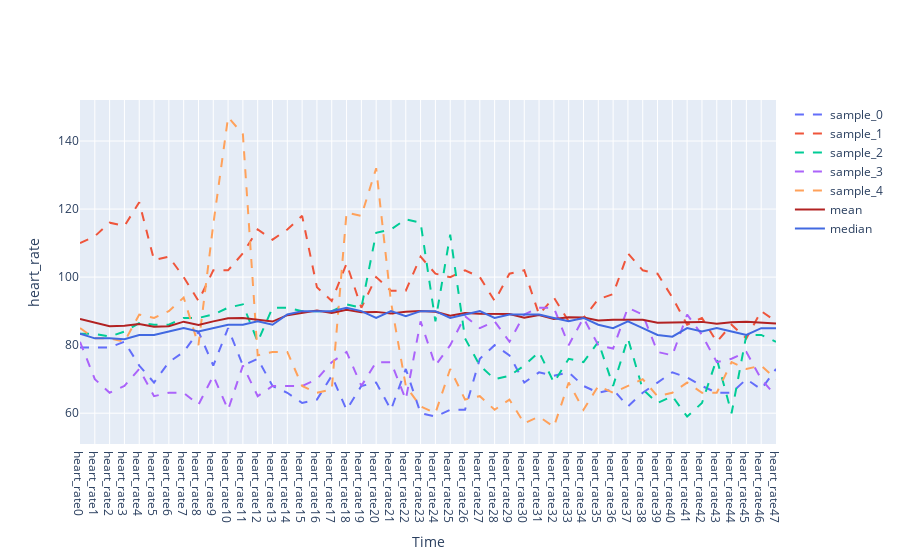

This figure's notebook cell:
### Code cell
sample_plot(df_umap_2, df_umap_2_describe, 5, 'heart_rate', 'heart_rate')

### Figure 1 — Plotly figure (JSON) as saved in the notebook; plotly's stock layout.template omitted (floating-point values rounded to 4 significant figures)
{"data": [{"line": {"dash": "dash", "width": 2}, "name": "sample_0", "type": "scatter", "x": ["heart_rate0", "heart_rate1", "heart_rate2", "heart_rate3", "heart_rate4", "heart_rate5", "heart_rate6", "heart_rate7", "heart_rate8", "heart_rate9", "heart_rate10", "heart_rate11", "heart_rate12", "heart_rate13", "heart_rate14", "heart_rate15", "heart_rate16", "heart_rate17", "heart_rate18", "heart_rate19", "heart_rate20", "heart_rate21", "heart_rate22", "heart_rate23", "heart_rate24", "heart_rate25", "heart_rate26", "heart_rate27", "heart_rate28", "heart_rate29", "heart_rate30", "heart_rate31", "heart_rate32", "heart_rate33", "heart_rate34", "heart_rate35", "heart_rate36", "heart_rate37", "heart_rate38", "heart_rate39", "heart_rate40", "heart_rate41", "heart_rate42", "heart_rate43", "heart_rate44", "heart_rate45", "heart_rate46", "heart_rate47"], "y": [79.33, 79.33, 79.33, 81, 74, 69, 75, 78, 84, 74, 85, 74, 76, 68, 66, 63, 64, 71, 61, 68, 69, 61, 73, 60, 59, 61, 61, 76, 80, 77, 69, 72, 71, 72, 68, 66, 67, 62, 66, 69, 72, 70.5, 68, 66, 66, 70, 67, 73]}, {"line": {"dash": "dash", "width": 2}, "name": "sample_1", "type": "scatter", "x": ["heart_rate0", "heart_rate1", "heart_rate2", "heart_rate3", "heart_rate4", "heart_rate5", "heart_rate6", "heart_rate7", "heart_rate8", "heart_rate9", "heart_rate10", "heart_rate11", "heart_rate12", "heart_rate13", "heart_rate14", "heart_rate15", "heart_rate16", "heart_rate17", "heart_rate18", "heart_rate19", "heart_rate20", "heart_rate21", "heart_rate22", "heart_rate23", "heart_rate24", "heart_rate25", "heart_rate26", "heart_rate27", "heart_rate28", "heart_rate29", "heart_rate30", "heart_rate31", "heart_rate32", "heart_rate33", "heart_rate34", "heart_rate35", "heart_rate36", "heart_rate37", "heart_rate38", "heart_rate39", "heart_rate40", "heart_rate41", "heart_rate42", "heart_rate43", "heart_rate44", "heart_rate45", "heart_rate46", "heart_rate47"], "y": [110, 112, 116, 115, 122, 105, 106, 100, 93, 102, 102, 107, 114, 111, 114, 118, 97, 93, 104, 91, 100, 96, 96, 106, 101, 100, 102, 100, 93, 101, 102, 89, 94, 87, 88, 93.5, 95, 107, 102, 101, 94, 86, 88, 81, 86, 82, 90, 87]}, {"line": {"dash": "dash", "width": 2}, "name": "sample_2", "type": "scatter", "x": ["heart_rate0", "heart_rate1", "heart_rate2", "heart_rate3", "heart_rate4", "heart_rate5", "heart_rate6", "heart_rate7", "heart_rate8", "heart_rate9", "heart_rate10", "heart_rate11", "heart_rate12", "heart_rate13", "heart_rate14", "heart_rate15", "heart_rate16", "heart_rate17", "heart_rate18", "heart_rate19", "heart_rate20", "heart_rate21", "heart_rate22", "heart_rate23", "heart_rate24", "heart_rate25", "heart_rate26", "heart_rate27", "heart_rate28", "heart_rate29", "heart_rate30", "heart_rate31", "heart_rate32", "heart_rate33", "heart_rate34", "heart_rate35", "heart_rate36", "heart_rate37", "heart_rate38", "heart_rate39", "heart_rate40", "heart_rate41", "heart_rate42", "heart_rate43", "heart_rate44", "heart_rate45", "heart_rate46", "heart_rate47"], "y": [83.33, 83.33, 82.5, 84, 86.5, 86, 86, 88, 88, 89, 91, 92, 81, 91, 91, 90, 90, 90, 92, 91, 113, 114, 117, 116, 87, 112.5, 82, 74, 70, 71, 74, 78, 69, 76, 75, 81, 68, 82, 67, 63, 65, 59, 63, 76, 60, 83, 83, 81]}, {"line": {"dash": "dash", "width": 2}, "name": "sample_3", "type": "scatter", "x": ["heart_rate0", "heart_rate1", "heart_rate2", "heart_rate3", "heart_rate4", "heart_rate5", "heart_rate6", "heart_rate7", "heart_rate8", "heart_rate9", "heart_rate10", "heart_rate11", "heart_rate12", "heart_rate13", "heart_rate14", "heart_rate15", "heart_rate16", "heart_rate17", "heart_rate18", "heart_rate19", "heart_rate20", "heart_rate21", "heart_rate22", "heart_rate23", "heart_rate24", "heart_rate25", "heart_rate26", "heart_rate27", "heart_rate28", "heart_rate29", "heart_rate30", "heart_rate31", "heart_rate32", "heart_rate33", "heart_rate34", "heart_rate35", "heart_rate36", "heart_rate37", "heart_rate38", "heart_rate39", "heart_rate40", "heart_rate41", "heart_rate42", "heart_rate43", "heart_rate44", "heart_rate45", "heart_rate46", "heart_rate47"], "y": [81, 70, 66, 68, 73, 65, 66, 66, 62.5, 71, 61, 74, 65, 68, 68, 68, 70, 75, 78, 68, 75, 75, 64, 87, 74, 80, 88.5, 85, 87, 81, 89, 91, 91, 80, 88, 80, 79, 91, 89, 78, 77, 89, 83, 75, 76, 78, 70, 65]}, {"line": {"dash": "dash", "width": 2}, "name": "sample_4", "type": "scatter", "x": ["heart_rate0", "heart_rate1", "heart_rate2", "heart_rate3", "heart_rate4", "heart_rate5", "heart_rate6", "heart_rate7", "heart_rate8", "heart_rate9", "heart_rate10", "heart_rate11", "heart_rate12", "heart_rate13", "heart_rate14", "heart_rate15", "heart_rate16", "heart_rate17", "heart_rate18", "heart_rate19", "heart_rate20", "heart_rate21", "heart_rate22", "heart_rate23", "heart_rate24", "heart_rate25", "heart_rate26", "heart_rate27", "heart_rate28", "heart_rate29", "heart_rate30", "heart_rate31", "heart_rate32", "heart_rate33", "heart_rate34", "heart_rate35", "heart_rate36", "heart_rate37", "heart_rate38", "heart_rate39", "heart_rate40", "heart_rate41", "heart_rate42", "heart_rate43", "heart_rate44", "heart_rate45", "heart_rate46", "heart_rate47"], "y": [85, 82, 82, 81, 89, 88, 90, 94, 80, 115.5, 147, 142, 77, 78, 78, 68, 66, 67, 119, 118, 132, 92.67, 68, 62, 60, 73, 64, 65, 61, 64, 57, 59, 56, 69, 61, 68, 66, 68, 70, 65, 66, 69, 66, 66, 75, 73, 74, 70]}, {"line": {"color": "firebrick", "width": 2}, "name": "mean", "type": "scatter", "x": ["heart_rate0", "heart_rate1", "heart_rate2", "heart_rate3", "heart_rate4", "heart_rate5", "heart_rate6", "heart_rate7", "heart_rate8", "heart_rate9", "heart_rate10", "heart_rate11", "heart_rate12", "heart_rate13", "heart_rate14", "heart_rate15", "heart_rate16", "heart_rate17", "heart_rate18", "heart_rate19", "heart_rate20", "heart_rate21", "heart_rate22", "heart_rate23", "heart_rate24", "heart_rate25", "heart_rate26", "heart_rate27", "heart_rate28", "heart_rate29", "heart_rate30", "heart_rate31", "heart_rate32", "heart_rate33", "heart_rate34", "heart_rate35", "heart_rate36", "heart_rate37", "heart_rate38", "heart_rate39", "heart_rate40", "heart_rate41", "heart_rate42", "heart_rate43", "heart_rate44", "heart_rate45", "heart_rate46", "heart_rate47"], "y": [87.67, 86.65, 85.56, 85.68, 86.21, 85.44, 85.54, 86.9, 85.96, 86.99, 87.93, 88.01, 87.47, 86.93, 88.82, 89.4, 90.19, 89.43, 90.37, 89.65, 89.78, 89.32, 89.82, 90.07, 89.82, 88.66, 89.44, 89.23, 89.18, 89.13, 88.03, 88.85, 87.68, 88.17, 88.13, 87.26, 87.46, 87.58, 87.48, 86.6, 86.62, 86.62, 86.84, 86.29, 86.71, 86.85, 86.67, 86.33]}, {"line": {"color": "royalblue", "width": 2}, "name": "median", "type": "scatter", "x": ["heart_rate0", "heart_rate1", "heart_rate2", "heart_rate3", "heart_rate4", "heart_rate5", "heart_rate6", "heart_rate7", "heart_rate8", "heart_rate9", "heart_rate10", "heart_rate11", "heart_rate12", "heart_rate13", "heart_rate14", "heart_rate15", "heart_rate16", "heart_rate17", "heart_rate18", "heart_rate19", "heart_rate20", "heart_rate21", "heart_rate22", "heart_rate23", "heart_rate24", "heart_rate25", "heart_rate26", "heart_rate27", "heart_rate28", "heart_rate29", "heart_rate30", "heart_rate31", "heart_rate32", "heart_rate33", "heart_rate34", "heart_rate35", "heart_rate36", "heart_rate37", "heart_rate38", "heart_rate39", "heart_rate40", "heart_rate41", "heart_rate42", "heart_rate43", "heart_rate44", "heart_rate45", "heart_rate46", "heart_rate47"], "y": [83.33, 82, 82, 81.75, 83, 83, 84, 85, 84, 85, 86, 86, 87, 86, 89, 90, 90, 90, 91, 90, 88, 90, 88.5, 90, 90, 88, 89, 90, 88, 89, 89, 89, 88, 87, 88, 86, 85, 87, 85, 83, 82.5, 85, 84, 85, 84, 83, 85, 85]}], "layout": {"xaxis": {"title": {"text": "Time"}}, "yaxis": {"title": {"text": "heart_rate"}}}}
